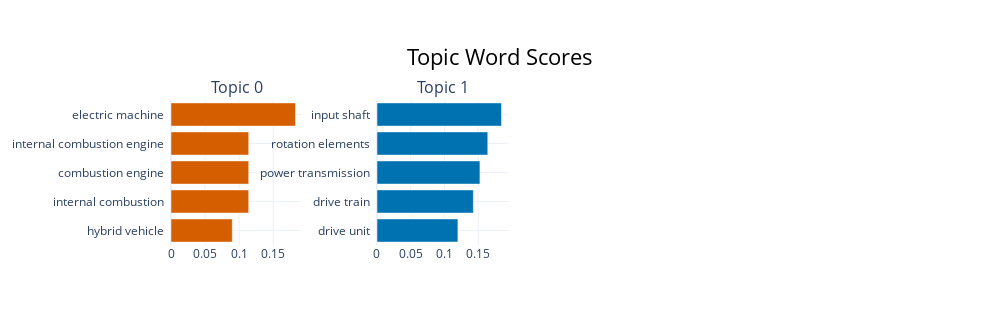

This figure's notebook cell:
### Code cell
topic_model.visualize_barchart()

### Figure 1 — Plotly figure (JSON) as saved in the notebook; plotly's stock layout.template omitted (floating-point values rounded to 4 significant figures)
{"data": [{"marker": {"color": "#D55E00"}, "orientation": "h", "type": "bar", "x": [0.08995, 0.114, 0.114, 0.114, 0.1827], "xaxis": "x", "y": ["hybrid vehicle  ", "internal combustion  ", "combustion engine  ", "internal combustion engine  ", "electric machine  "], "yaxis": "y"}, {"marker": {"color": "#0072B2"}, "orientation": "h", "type": "bar", "x": [0.1199, 0.1428, 0.1525, 0.1642, 0.1845], "xaxis": "x2", "y": ["drive unit  ", "drive train  ", "power transmission  ", "rotation elements  ", "input shaft  "], "yaxis": "y2"}], "layout": {"annotations": [{"font": {"size": 16}, "showarrow": false, "text": "Topic 0", "x": 0.0875, "xanchor": "center", "xref": "paper", "y": 1, "yanchor": "bottom", "yref": "paper"}, {"font": {"size": 16}, "showarrow": false, "text": "Topic 1", "x": 0.3625, "xanchor": "center", "xref": "paper", "y": 1, "yanchor": "bottom", "yref": "paper"}], "height": 325, "hoverlabel": {"bgcolor": "white", "font": {"family": "Rockwell", "size": 16}}, "showlegend": false, "title": {"font": {"color": "Black", "size": 22}, "text": "Topic Word Scores", "x": 0.5, "xanchor": "center", "yanchor": "top"}, "width": 1000, "xaxis": {"anchor": "y", "domain": [0, 0.175], "showgrid": true}, "xaxis2": {"anchor": "y2", "domain": [0.275, 0.45], "showgrid": true}, "xaxis3": {"anchor": "y3", "domain": [0.55, 0.725], "showgrid": true}, "xaxis4": {"anchor": "y4", "domain": [0.825, 1], "showgrid": true}, "yaxis": {"anchor": "x", "domain": [0, 1], "showgrid": true}, "yaxis2": {"anchor": "x2", "domain": [0, 1], "showgrid": true}, "yaxis3": {"anchor": "x3", "domain": [0, 1], "showgrid": true}, "yaxis4": {"anchor": "x4", "domain": [0, 1], "showgrid": true}}}
